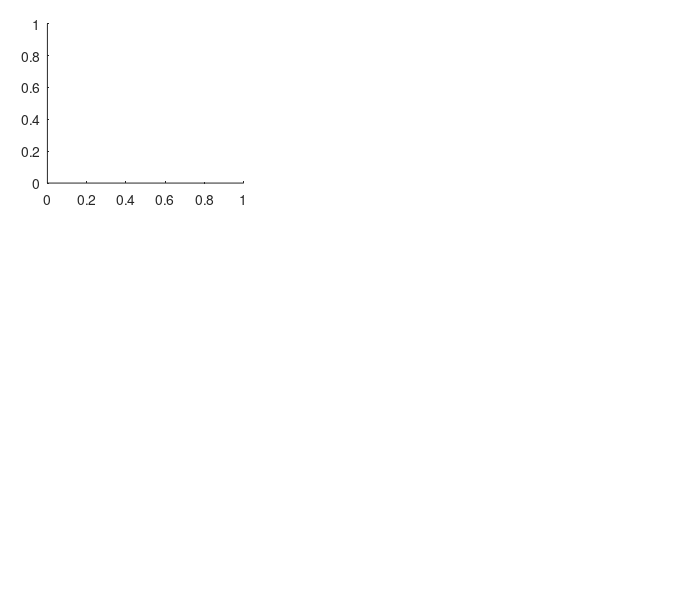

Here is the MATLAB script that generated this plot: (Note: this script raises an error after producing the figure.)
units_all = {...
 'M7E0571ch1', '667', 'M7E0556ch1';... 
 'M117B3989ch4', '526', 'M117B3981ch4';... 
 'M7E2254ch3', '476', 'M7E2254ch3';...  
 'M7E2509ch1', '909', 'M7E2508ch1';...  
 'M7E2270ch1', '204', 'M7E2269ch1';...    
 'M7E2758ch1', '526', 'M7E2757ch1';...
 'M117B1017ch4', '667', 'M117B1010ch4';...  
 'M117B2080ch4', '476', 'M117B2050ch4';...  
 'M7E1461ch1', '667', 'M7E1459ch1'}       

%M7E1027ch2?
%M117B0372ch6?
RSColor = [0.6350    0.0780    0.1840];
FSColor = [0    0.4470    0.7410];
BuColor = [0.4660    0.6740    0.1880];

figS4 = figure;
set(gcf, 'PaperUnits', 'inches');
set(gcf, 'PaperSize', [17.2*0.3937, 15*0.3937]);
set(gcf,'PaperPositionMode','manual')
set(gcf,'PaperPosition', [0 0 17.2*0.3937, 15*0.3937]);
set(gcf,'Units','inches');
set(gcf,'Position',[0 0 17.2*0.3937, 15*0.3937]);
figparams.fsize = 7;
figparams.msize = 7;
figparams.res = 300;   % DPI
figparams.fontchoice = 'Arial';
lmargin = 0.07;
tmargin = 0.96;
xwidth = 0.29;
ywidth = 0.27;
ywidthsp = 0.08;
interrow = 0.05;
intercol = 0.02;
intercol2 = 0.1;  % For spectrograms
interrow2 = 0; % Bet spectrogram and wav
interrow3 = 0.05; % Additional between phee and trill
xaxis_scale = 0.13;   % Between normalized width of spectrogram and time in s

ncols=3;
   
for i = 1:size(units_all,1)
    row = ceil((i)/ncols); 
    column = i-(row-1)*ncols;
    
    pos(1) = lmargin +(column-1)*(xwidth+intercol);
    pos(2) = tmargin-ywidth-(row-1)*(ywidth+interrow);
    pos(3) = xwidth;
    pos(4) = ywidth;
   
    ax(i) = axes('Position',pos);
    unit = units_all{i,1};
    stims = '1:20';
    plot_raster ({unit(1:end-3)}, str2num(unit(end)), stims, '1:10', '', '', '', 'single', 0, 0, 0, '', figS4, 1,'vertical tick',0.7);
    xlim([100,2500]);
    %xticks([300]);
    %set(gca,'xticklabel',{'0.3'});
    xl = xlim;
    yl = ylim;
    text(0.84*xl(2), 0.97*yl(2), [units_all{i,2} ' Hz'],'FontSize',figparams.fsize,'FontName',figparams.fontchoice);
    text(0.5,1.05,['Unit ' units_all{i,3}],'Units','normalized','Color',[0.4 0.4 0.4],'FontSize',figparams.fsize,'FontName',figparams.fontchoice,'HorizontalAlignment','center'); 

    if column ==1
        ylabel('Vocalization #');
        set(gca,'YTick',[0.5,1.5,18.5, 19.5],'YTickLabel',{'1n','1r','10n','10r'});
    end
    if row ==3
        set(gca,'XTick',[300, 1000, 2000]);
        if column == 3
            th_ms = text(2350,-1.55,'ms','FontSize',figparams.fsize,'FontName',figparams.fontchoice);
        end
    end
end

set(findobj(gcf,'type','axes'),'FontName',figparams.fontchoice,'FontSize',figparams.fsize,'box','off');
 
print('C:\Users\Ping\Desktop\Wang lab\Paper writing\Figures\Supp\Bu_call_rasters.tif','-dtiff',['-r' num2str(figparams.res)]);

papersize = [0 0 8*0.3937, 16*0.3937];

%papersize = [0 0 7.6 15.78];

%pos = [0.05 0.08 0.9  0.87];
%plot_stimspecs2('C:\Users\Ping\Documents\MATLAB\Xblaster3_Chamber3_GIT\Stimulus_Files\Call_Types\Call_Types_list.txt', '1:20',figS3,pos,1)
%delete(ax)
savepath = 'C:\Users\Ping\Desktop\Wang lab\Paper writing\Figures\Supp\';

plot_stimspecs('C:\Users\Ping\Documents\MATLAB\Xblaster3_Chamber3_GIT\Stimulus_Files\Call_Types\Call_Types_list.txt', '1:20',savepath,papersize,1,0)
ax_spect = gca;
ax_spect.Position(1) = ax_spect.Position(1)+0.03;
%axh.Position(2) = axh.Position(2)+0.03;
set(gcf, 'PaperUnits', 'inches');
set(gcf, 'PaperSize', [7.6*0.3937, 16*0.3937]);
set(gcf,'PaperPositionMode','manual')
set(gcf,'PaperPosition', [0 0 7.6*0.3937, 16*0.3937]);
set(gcf,'Units','inches');
set(gcf,'Position',[0 0 7.6*0.3937, 16*0.3937]);
figparams.fsize = 8;
figparams.msize = 7;
figparams.res = 300;   % DPI
figparams.fontchoice = 'Arial';
%ax_spect.YLabel.Position(1) = ax_spect.YLabel.Position(1)*0.95

colormap('jet');
set(findobj(gcf,'type','axes'),'FontName',figparams.fontchoice,'FontSize',figparams.fsize,'box','off');

%print([savepath 'Spectrograms.png'],'-dpng','-painters',['-r' num2str(figparams.res)]);
print('C:\Users\Ping\Desktop\Wang lab\Paper writing\Figures\Supp\Spectrograms.tif','-dtiff',['-r' num2str(figparams.res)]);
